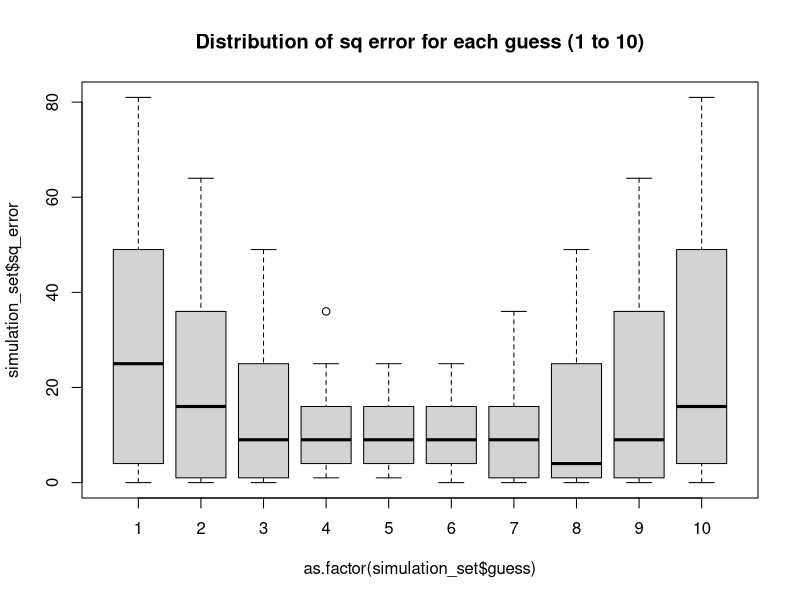
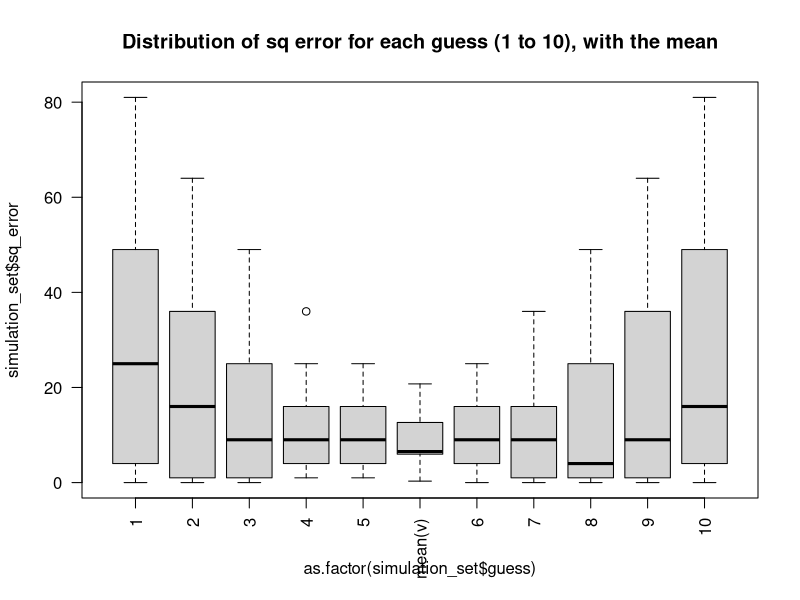

These figures' R source, in order:
## ---- chunk 1
knitr::opts_chunk$set(collapse = TRUE)
## ---- chunk 2
v <- c(2, 6, 9, 1, 10, 3, 3, 7, 8)
length(v)

## ---- chunk 3
mean(v)
## ---- chunk 4
v <- c(2, 6, 9, 1, 10, 3, 3, 7, 8)
length(v)

## ---- chunk 5
v <- c(2, 6, 9, 1, 10, 3, 3, 7, 8)
mean(v)
length(v)

# leave-one-out, let's guess from 1 to 10?
# calculate error

simulation_set <- data.frame(leave_out = numeric(0),
                             guess = numeric(0),
                             error = numeric(0))

for(idx in seq_along(v)){
  leave_out <- v[idx]
  answer <- leave_out
  
  for(guess in 1:10){
    
    error <- guess - answer
    simulation_set <- rbind(simulation_set, data.frame(leave_out = leave_out, guess = guess, error = error))
  }
}

# calculate squared error
simulation_set$sq_error <- simulation_set$error**2
boxplot(simulation_set$sq_error ~ as.factor(simulation_set$guess), main = "Distribution of sq error for each guess (1 to 10)")

## ---- chunk 6
v <- c(2, 6, 9, 1, 10, 3, 3, 7, 8)

simulation_set <- data.frame(leave_out = numeric(0),
                             guess = numeric(0),
                             error = numeric(0))

for(idx in seq_along(v)){
  leave_out <- v[idx]
  answer <- leave_out
  
  for(guess in c(1:10, mean(v))){ # including mean(v) here
    
    error <- guess - answer
    simulation_set <- rbind(simulation_set, data.frame(leave_out = leave_out, guess = guess, error = error))
  }
}

# calculate squared error
simulation_set$sq_error <- simulation_set$error**2
boxplot(simulation_set$sq_error ~ as.factor(simulation_set$guess),
        main = "Distribution of sq error for each guess (1 to 10), with the mean",
        names = c("1", "2", "3", "4", "5", "mean(v)", "6", "7", "8", "9", "10"),
        las = 2)

